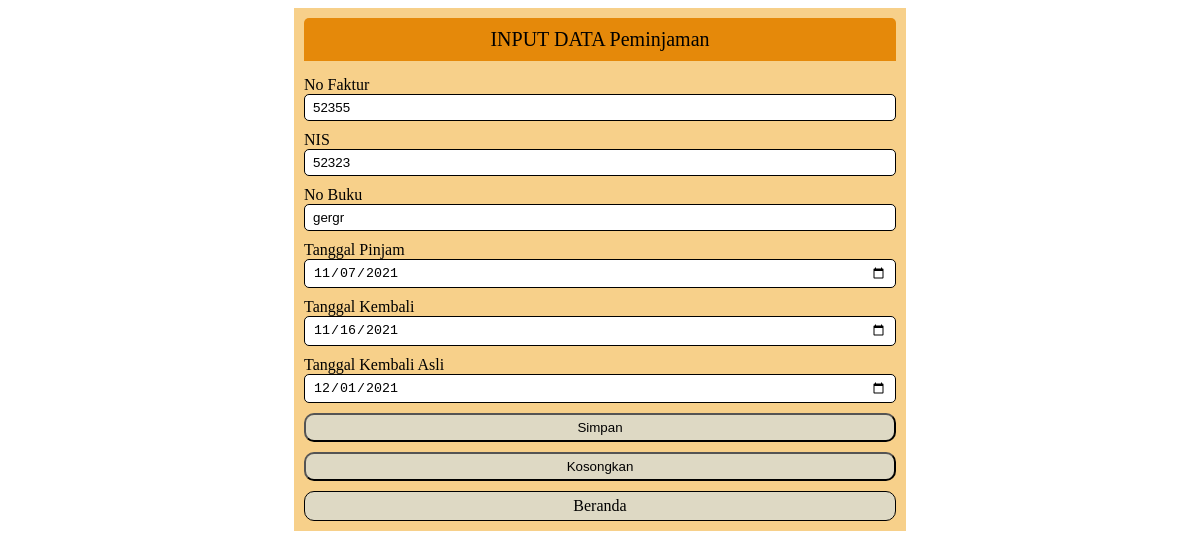
Page /peminjaman/frm_editpinjam.php?No_faktur=52355 on the committed database.
### tables this page shows
CREATE TABLE `peminjaman` (
  `No_faktur` int(11) NOT NULL,
  `NIS` varchar(6) NOT NULL,
  `No_buku` varchar(6) NOT NULL,
  `Tanggal_pinjam` date NOT NULL,
  `Tanggal_kembali` date NOT NULL,
  `Tanggal_kembali_asli` date NOT NULL
);

### peminjaman/frm_editpinjam.php (the view, shortened to what this page needs)
<!DOCTYPE html>
<html>
<head>
	<?php
		require_once "../config/koneksi.php";
		$No_faktur = $_GET['No_faktur'];
		$cari = "SELECT* FROM peminjaman WHERE No_faktur='$No_faktur' ";
		$hasil = $konek->query($cari);
		if ($hasil->num_rows>0) {
			$row = $hasil->fetch_assoc();
		}else {
			die("data tidak dapat di temukan! <br> <a href=../index.php?menu=Peminjaman");
		}
	?>
</head>
<body>
	<div id="form_siswa">
		<div id="judul_form">INPUT DATA Peminjaman</div>
			<form method="post" action="tambahpinjam.php">
				<label for="Faktur">No Faktur</label>
				<input id="Faktur" type="text" name="Faktur" placeholder="Masukkan No Faktur" value="<?php echo $row['No_faktur']; ?>">
				<label for="NIS">NIS</label>
				<input id="NIS" type="text" name="NIS" placeholder="Masukkan NIS" value="<?php echo $row['NIS']; ?>">
				<label for="Buku" for="">No Buku</label>
				<input id="Buku" type="text" name="Buku" placeholder="Masukkan No Buku" value="<?php echo $row['No_buku']; ?>">
				<label for="Pinjam" for="">Tanggal Pinjam</label>
				<input id="Pinjam" type="date" name="Pinjam" placeholder="Masukkan Tanggal Pinjam" value="<?php echo $row['Tanggal_pinjam']; ?>">
				<label for="Kembali" for="">Tanggal Kembali</label>
				<input id="Kembali" type="date" name="Kembali" placeholder="Masukkan Tanggal Kembali" value="<?php echo $row['Tanggal_kembali']; ?>">
				<label for="Asli" for="">Tanggal Kembali Asli</label>
				<input id="Asli" type="date" name="Asli" placeholder="Masukkan Tanggal Kembali Asli" value="<?php echo $row['Tanggal_kembali_asli']; ?>">
					<input type="submit" name="submit" value="Simpan">
					<input type="reset" name="reset" value="Kosongkan">
					<a id="home" href="../index.php?menu=Peminjaman">Beranda</a>
			</form>
		</div>
	</body>
</html>

### peminjaman/frm_editpinjam.php (style rules this page uses)
#form_siswa { width: 50%; background-color: #F7D08A; padding: 10px; box-sizing: 10px; margin: auto; border: 1px; }
label { margin-top: 10px; }
input[type='text'],[type='date'] { box-sizing: border-box; display: inline-block; width: 100%; padding: 5px 8px; border-radius: 5px; border: 1px solid black; margin-bottom: 10px; }
input[type='submit'] { box-sizing: border-box; border-radius: 10px; background-color: #DED9C4; width: 100%; padding: 5px; margin-bottom: 10px; }
#judul_form { background: #E5890A; text-align: center; margin-bottom: 15px; padding: 10px; border-radius: 5px 5px 0 0; box-sizing: border-box; font-family: cooper black; font-size: 20px; border-bottom: 2px ; color: black; }
input[type='reset'] { box-sizing: border-box; border-radius: 10px; background-color: #DED9C4; width: 100%; padding: 5px; margin-bottom: 10px; }
#home { box-sizing: border-box; text-align: center; display: inline-block; border-radius: 10px; background-color: #DED9C4; width: 100%; padding: 5px; text-decoration: none; color: black; border: solid 1px black; }

### rows in the picture
peminjaman: Faktur "52355", NIS "52323", Buku "gergr", Pinjam "11/07/2021", Kembali "11/16/2021", Asli "12/01/2021"
